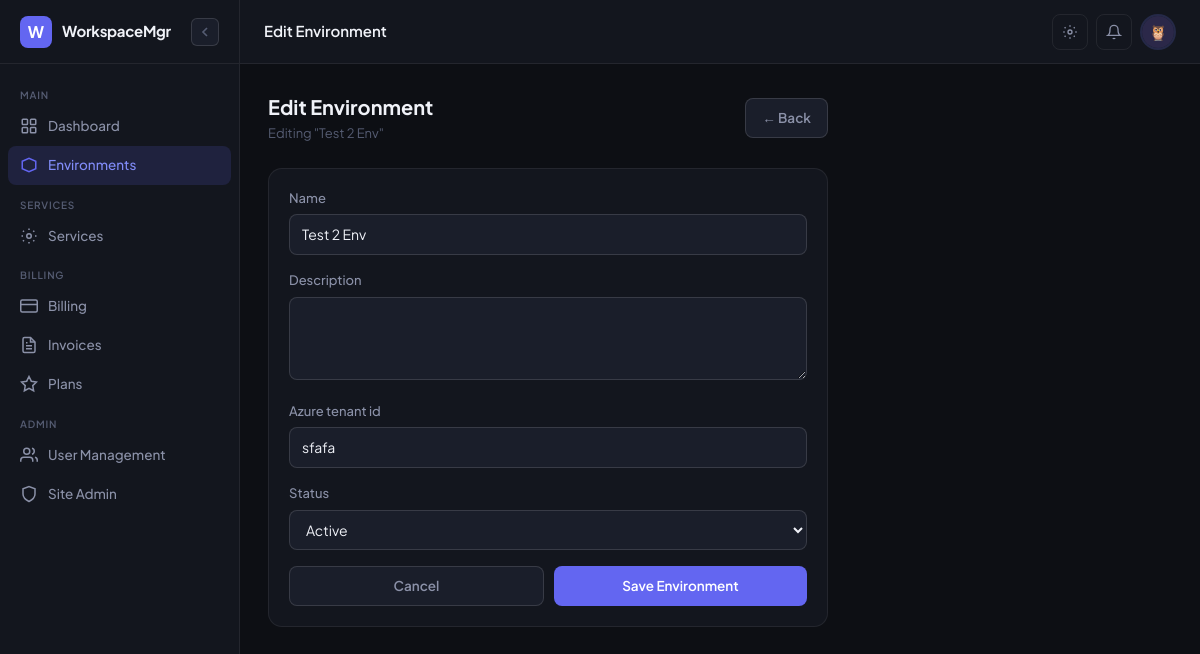
Page /environments/2/edit/ (signed in) on the earlier database version.
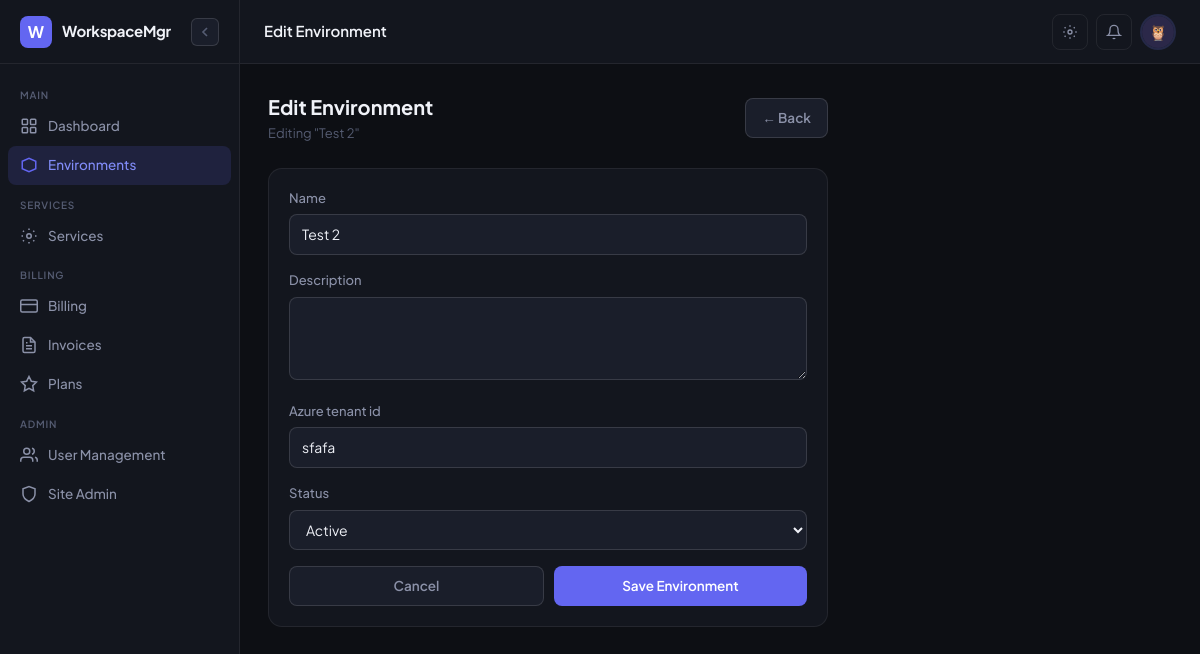
Same page on the later database version.
### apps/environments/models.py (models this page shows, shortened)
class Environment(models.Model):
    STATUS_CHOICES = [
        ('active', 'Active'),
        ('inactive', 'Inactive'),
        ('provisioning', 'Provisioning'),
    ]
    owner = models.ForeignKey(
        settings.AUTH_USER_MODEL,
        on_delete=models.CASCADE,
        related_name='environments',
    )
    name = models.CharField(max_length=200)
    description = models.TextField(blank=True)
    slug = models.SlugField(unique=True)
    status = models.CharField(max_length=20, choices=STATUS_CHOICES, default='active')
    azure_tenant_id = models.CharField(max_length=100, blank=True)
    created_at = models.DateTimeField(auto_now_add=True)
    updated_at = models.DateTimeField(auto_now=True)
    class Meta:
        ordering = ['-created_at']

### apps/environments/views.py (the view)
# urls.py: path('<int:pk>/edit/', views.environment_edit, name='edit'),
@login_required
def environment_edit(request, pk):
    env = get_object_or_404(Environment, pk=pk, owner=request.user)
    if request.method == 'POST':
        form = EnvironmentForm(request.POST, instance=env)
        if form.is_valid():
            form.save()
            messages.success(request, 'Environment updated.')
            return redirect('environments:detail', pk=env.pk)
    else:
        form = EnvironmentForm(instance=env)
    return render(request, 'environments/form.html', {'form': form, 'title': 'Edit Environment', 'environment': env})

### apps/environments/views.py
class EnvironmentForm(forms.ModelForm):
    class Meta:
        model = Environment
        fields = ('name', 'description', 'azure_tenant_id', 'status')
        widgets = {
            'name': forms.TextInput(attrs={'class': 'form-input'}),
            'description': forms.Textarea(attrs={'class': 'form-input', 'rows': 3}),
            'azure_tenant_id': forms.TextInput(attrs={'class': 'form-input'}),
            'status': forms.Select(attrs={'class': 'form-input'}),
        }

### apps/accounts/models.py (called while the page is built)
    @property
    def display_name(self):
        return self.get_full_name() or self.email.split('@')[0]

    @property
    def is_superadmin(self):
        return self.role == 'superadmin' or self.is_superuser

    @property
    def is_env_admin(self):
        return self.role in ('superadmin', 'env_admin') or self.is_superuser

    @property
    def avatar_url(self):
        return f'/static/img/avatars/{self.avatar}.svg'

### apps/core/context_processors.py (called while the page is built)
def sidebar_context(request):
    if request.user.is_authenticated:
        environments = Environment.objects.filter(owner=request.user)[:10]
        return {'sidebar_environments': environments}
    return {}

### templates/environments/form.html (shortened to what this page needs)
{% extends "base.html" %}
{% block page_title %}{{ title }}{% endblock %}
{% block content %}
<div style="max-width:560px;">
  <div class="page-header">
    <div>
      <div class="page-title">{{ title }}</div>
      <div class="page-subtitle">{% if environment %}Editing "{{ environment.name }}"{% else %}Create a new environment{% endif %}</div>
    </div>
    <a href="{% url 'environments:list' %}" class="btn btn-secondary">← Back</a>
  </div>
  <div class="card">
    <form method="post">
      {% for field in form %}
      <div class="form-group">
        <label class="form-label">{{ field.label }}</label>
        {{ field }}
      </div>
      {% endfor %}
      <div style="display:flex;gap:10px;margin-top:8px;">
        <a href="{% url 'environments:list' %}" class="btn btn-secondary" style="flex:1;justify-content:center;">Cancel</a>
        <button type="submit" class="btn btn-primary" style="flex:1;justify-content:center;">
          {% if environment %}Save Environment{% else %}Create Environment{% endif %}
        </button>
      </div>
    </form>
  </div>
</div>
{% endblock %}

Differences in the rows shown:
changed Environment "sfafa": name "Test 2 Env" → "Test 2"
